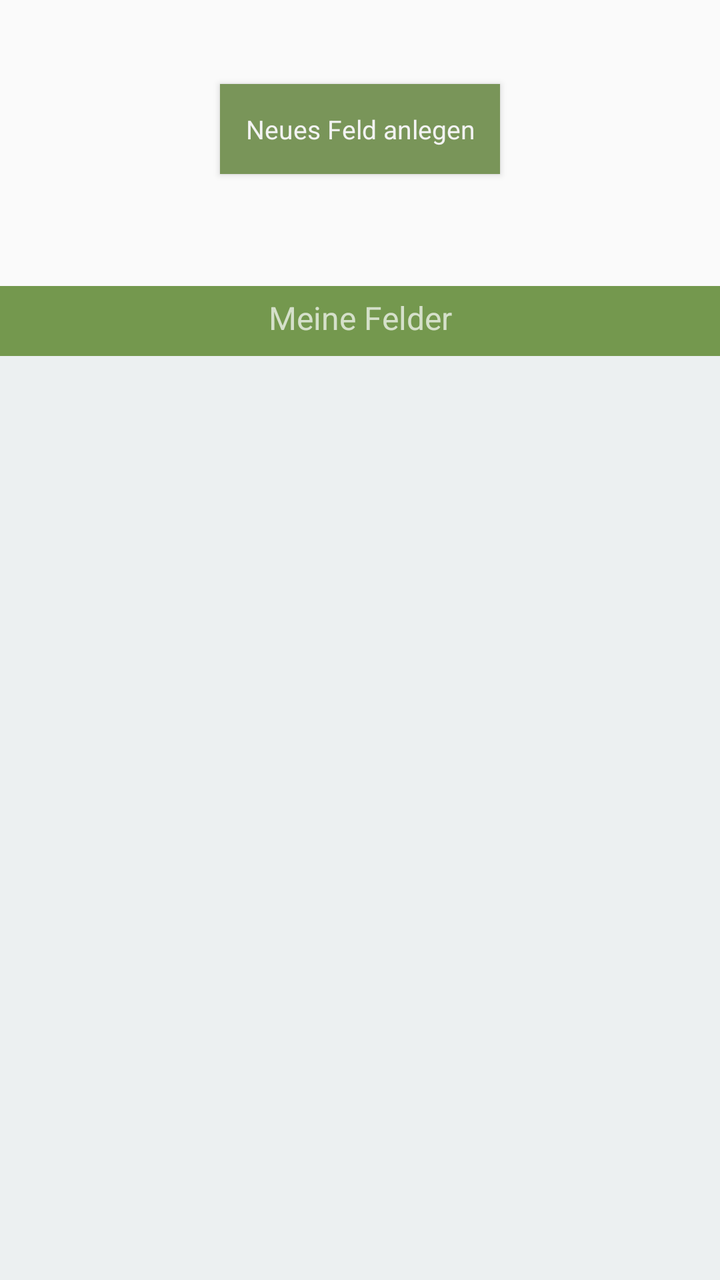
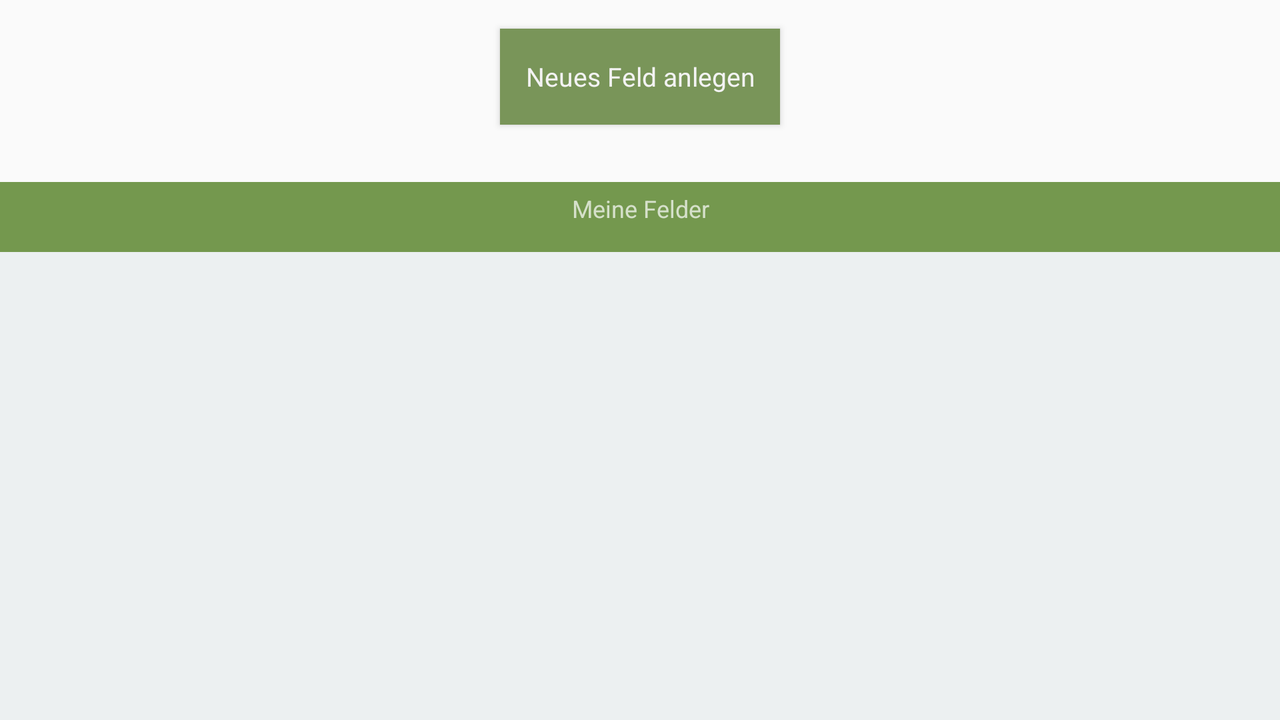

An Android layout and its configuration variant, each rendered on a device that would load it. The default file and the variant file are quoted in full after the pictures.
<!-- AndroidManifest.xml: application theme AppTheme -->
<!-- res/layout/fragment_feld.xml -->
<FrameLayout xmlns:android="http://schemas.android.com/apk/res/android"
    xmlns:app="http://schemas.android.com/apk/res-auto"
    xmlns:tools="http://schemas.android.com/tools"
    android:id="@+id/feld_view"
    android:layout_width="match_parent"
    android:layout_height="match_parent"
    tools:context="de.uni_stuttgart.informatik.sopra.sopraapp.FeldFragment">


    <TextView
        android:id="@+id/field_view"
        android:layout_width="match_parent"
        android:layout_height="match_parent" />

    <android.support.constraint.ConstraintLayout
        android:layout_width="match_parent"
        android:layout_height="match_parent"
        tools:layout_editor_absoluteX="0dp"
        tools:layout_editor_absoluteY="0dp">

        <Button
            android:id="@+id/freg_button"
            style="@android:style/Widget.Holo.Button"
            android:layout_width="140dp"
            android:layout_height="45sp"
            android:layout_marginBottom="39dp"
            android:layout_marginTop="25dp"
            android:background="#799559"
            android:elevation="10dp"
            android:fontFamily="sans-serif"
            android:text="@string/button_new_field"
            android:textAlignment="center"
            android:textSize="13sp"
            app:layout_constraintBottom_toTopOf="@+id/view_div"
            app:layout_constraintLeft_toLeftOf="parent"
            app:layout_constraintRight_toRightOf="parent"
            app:layout_constraintTop_toTopOf="parent"
            tools:layout_constraintBottom_creator="1"
            tools:layout_constraintLeft_creator="1"
            tools:layout_constraintRight_creator="1" />

        <View
            android:id="@+id/view_div"
            android:layout_width="0dp"
            android:layout_height="35dp"
            android:layout_marginTop="143dp"
            android:background="@color/field_div"
            app:layout_constraintHorizontal_bias="0.0"
            app:layout_constraintLeft_toLeftOf="parent"
            app:layout_constraintRight_toRightOf="parent"
            app:layout_constraintTop_toTopOf="parent"
            tools:layout_constraintLeft_creator="1"
            tools:layout_constraintRight_creator="1"
            tools:layout_constraintTop_creator="1" />

        <TextView
            android:id="@+id/list_descr_text"
            android:layout_width="224dp"
            android:layout_height="0dp"
            android:paddingBottom="1dp"
            android:paddingTop="5dp"
            android:text="@string/my_fields"
            android:textAlignment="center"
            android:textAppearance="@style/TextAppearance.AppCompat.Widget.ActionBar.Subtitle.Inverse"
            app:layout_constraintBottom_toBottomOf="@+id/view_div"
            app:layout_constraintLeft_toLeftOf="parent"
            app:layout_constraintRight_toRightOf="parent"
            app:layout_constraintTop_toTopOf="@+id/view_div"
            app:layout_constraintVertical_bias="1.0"
            tools:layout_constraintBottom_creator="1"
            tools:layout_constraintLeft_creator="1"
            tools:layout_constraintRight_creator="1"
            tools:layout_constraintTop_creator="1" />

        <ExpandableListView
            android:id="@+id/lvExp"
            style="@android:style/Widget.Material.ExpandableListView"
            android:layout_width="0dp"
            android:layout_height="0dp"
            android:background="#ECF0F1"
            android:footerDividersEnabled="true"
            android:headerDividersEnabled="true"
            android:descendantFocusability="blocksDescendants"
            tools:layout_constraintTop_creator="1"
            tools:layout_constraintRight_creator="1"
            tools:layout_constraintBottom_creator="1"
            app:layout_constraintBottom_toBottomOf="parent"
            app:layout_constraintRight_toRightOf="parent"
            app:layout_constraintTop_toBottomOf="@+id/view_div"
            tools:layout_constraintLeft_creator="1"
            app:layout_constraintLeft_toLeftOf="parent"
            app:layout_constraintHorizontal_bias="0.0"
            app:layout_constraintVertical_bias="0.0" />

    </android.support.constraint.ConstraintLayout>

</FrameLayout>
<!-- resources referenced by this layout -->
<resources>
  <color name="field_div">#74984e</color>
  <string name="button_new_field">Neues Feld anlegen</string>
  <string name="my_fields">Meine Felder</string>
  
      /*dialog text fields*/
  <style name="AppTheme" parent="Theme.AppCompat.Light.NoActionBar">
          
          <item name="colorPrimary">@color/colorPrimary</item>
          <item name="colorPrimaryDark">@color/colorPrimaryDark</item>
          <item name="colorAccent">@color/colorAccent</item>
          <item name="android:windowTranslucentStatus">true</item>
          <item name="android:actionMenuTextColor">@color/list_header_colour</item>
  
          <item name="autoCompleteTextViewStyle">@style/cursorColor</item>
      </style>
  <color name="colorPrimary">#dfba11</color>
  <color name="colorPrimaryDark">#dfba11</color>
  <color name="colorAccent">#dfba11</color>
  <color name="list_header_colour">#5a5959</color>
  <style name="cursorColor" parent="Widget.AppCompat.AutoCompleteTextView">
          <item name="android:textCursorDrawable">@drawable/cursor</item>
      </style>
  <!-- drawable cursor (drawable) -->
  <?xml version="1.0" encoding="utf-8"?>
  <shape xmlns:android="http://schemas.android.com/apk/res/android"
      android:shape="rectangle" >
      <solid android:color="@color/list_detailed_detail_color" />
      <size android:width="1dp" />
  </shape>
  <color name="list_detailed_detail_color">#999898</color>
</resources>
<!-- res/layout-land/fragment_feld.xml (the author's variant of the layout above) -->
<!-- drawn on the phone turned sideways -->
<FrameLayout xmlns:android="http://schemas.android.com/apk/res/android"
    xmlns:app="http://schemas.android.com/apk/res-auto"
    xmlns:tools="http://schemas.android.com/tools"
    android:id="@+id/feld_view"
    android:layout_width="match_parent"
    android:layout_height="match_parent"
    tools:context="de.uni_stuttgart.informatik.sopra.sopraapp.FeldFragment">

    <android.support.constraint.ConstraintLayout
        android:layout_width="match_parent"
        android:layout_height="match_parent"
        tools:layout_editor_absoluteX="0dp"
        tools:layout_editor_absoluteY="0dp">

        <TextView
            android:id="@+id/field_view"
            android:layout_width="657dp"
            android:layout_height="909dp"
            app:layout_constraintLeft_toLeftOf="parent"
            app:layout_constraintTop_toTopOf="parent"
            android:layout_marginRight="0dp"
            app:layout_constraintRight_toRightOf="parent" />

        <Button
            android:id="@+id/freg_button"
            style="@android:style/Widget.Holo.Button"
            android:layout_width="140dp"
            android:layout_height="48dp"
            android:layout_marginBottom="25dp"
            android:layout_marginTop="8dp"
            android:background="#799559"
            android:elevation="10dp"
            android:fontFamily="sans-serif"
            android:text="@string/button_new_field"
            android:textAlignment="center"
            android:textSize="13sp"
            app:layout_constraintBottom_toTopOf="@+id/view_div"
            app:layout_constraintLeft_toLeftOf="parent"
            app:layout_constraintRight_toRightOf="parent"
            app:layout_constraintTop_toTopOf="parent"
            app:layout_constraintVertical_bias="0.633"
            tools:layout_constraintBottom_creator="1"
            tools:layout_constraintLeft_creator="1"
            tools:layout_constraintRight_creator="1" />

        <View
            android:id="@+id/view_div"
            android:layout_width="0dp"
            android:layout_height="35dp"
            android:layout_marginTop="91dp"
            android:background="@color/field_div"
            app:layout_constraintHorizontal_bias="0.0"
            app:layout_constraintLeft_toLeftOf="parent"
            app:layout_constraintRight_toRightOf="parent"
            app:layout_constraintTop_toTopOf="parent"
            tools:layout_constraintLeft_creator="1"
            tools:layout_constraintRight_creator="1"
            tools:layout_constraintTop_creator="1" />

        <TextView
            android:id="@+id/list_descr_text"
            android:layout_width="224dp"
            android:layout_height="0dp"
            android:paddingBottom="1dp"
            android:paddingTop="5dp"
            android:text="@string/my_fields"
            android:textAlignment="center"
            android:textAppearance="@style/TextAppearance.AppCompat.Widget.ActionBar.Subtitle.Inverse"
            app:layout_constraintBottom_toBottomOf="@+id/view_div"
            app:layout_constraintLeft_toLeftOf="parent"
            app:layout_constraintRight_toRightOf="parent"
            app:layout_constraintTop_toTopOf="@+id/view_div"
            app:layout_constraintVertical_bias="1.0"
            tools:layout_constraintBottom_creator="1"
            tools:layout_constraintLeft_creator="1"
            tools:layout_constraintRight_creator="1"
            tools:layout_constraintTop_creator="1" />

        <ExpandableListView
            android:id="@+id/lvExp"
            style="@android:style/Widget.Material.ExpandableListView"
            android:layout_width="0dp"
            android:layout_height="0dp"
            android:background="#ECF0F1"
            android:footerDividersEnabled="true"
            android:headerDividersEnabled="true"
            android:descendantFocusability="blocksDescendants"
            tools:layout_constraintTop_creator="1"
            tools:layout_constraintRight_creator="1"
            tools:layout_constraintBottom_creator="1"
            app:layout_constraintBottom_toBottomOf="parent"
            app:layout_constraintRight_toRightOf="parent"
            app:layout_constraintTop_toBottomOf="@+id/view_div"
            tools:layout_constraintLeft_creator="1"
            app:layout_constraintLeft_toLeftOf="parent"
            app:layout_constraintHorizontal_bias="0.0"
            app:layout_constraintVertical_bias="0.0" />

    </android.support.constraint.ConstraintLayout>

</FrameLayout>
